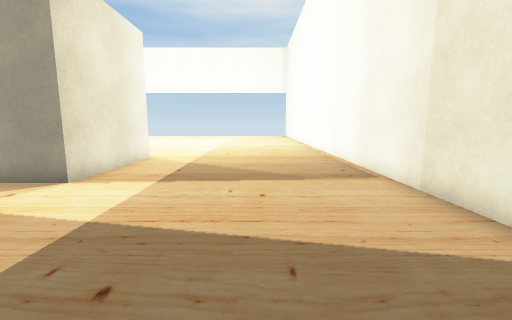
view 1 (above)

16 first-person views from a walk through a scene from a Unity 3-D project. The camera is 1.4 m above the floor, tilts 8° down and sees 90° across. The floor is counted in squares, 1 m on a side. Each view is taken from the middle of a square. On the plan, view 1 faces up. The plan holds only what a view shows up to about 13 squares ahead; the rest is blank. The place goes on beyond the plan. The player is left out. Some surface patterns are stand-ins.

view 2
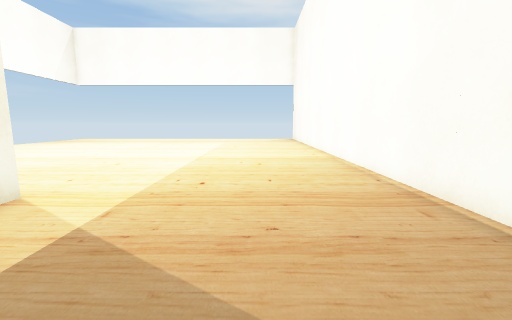

view 3
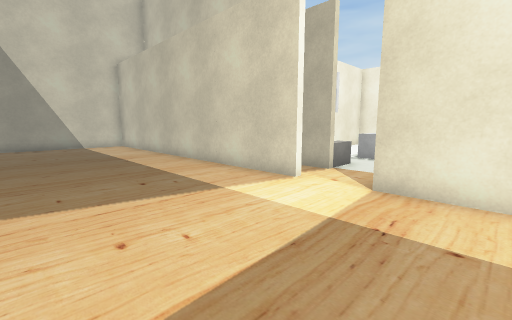

view 4
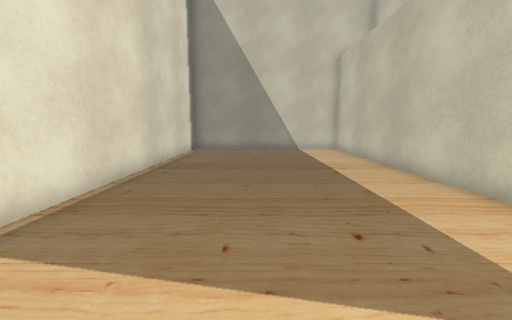

view 5
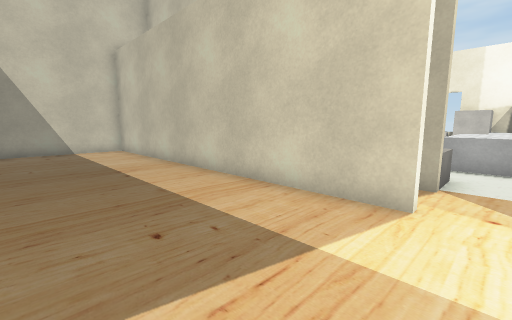

view 6
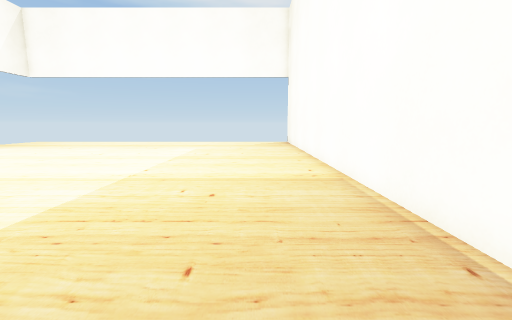

view 7
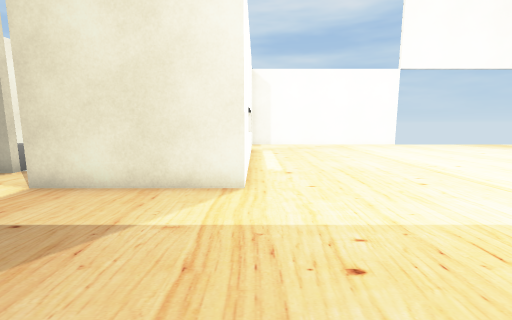

view 8
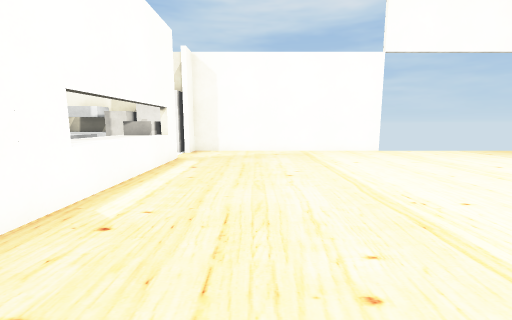

view 9
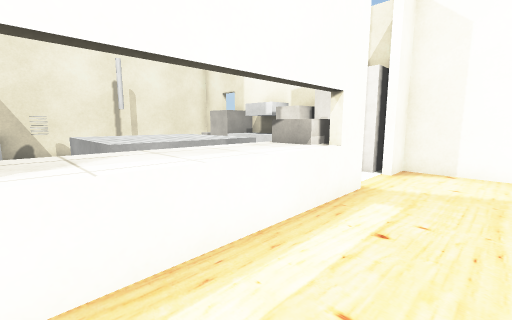

view 10
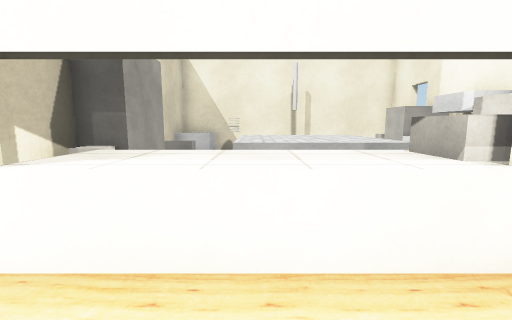

view 11
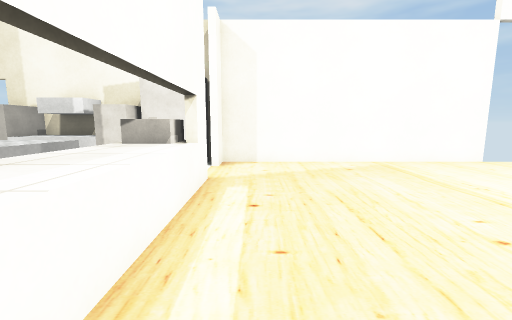

view 12
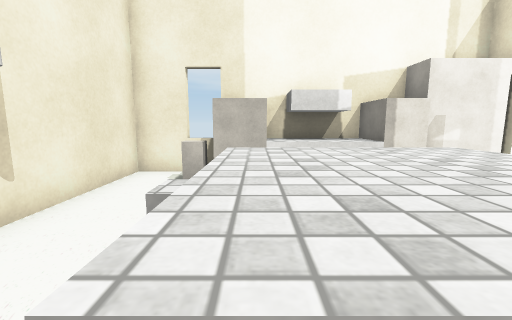

view 13
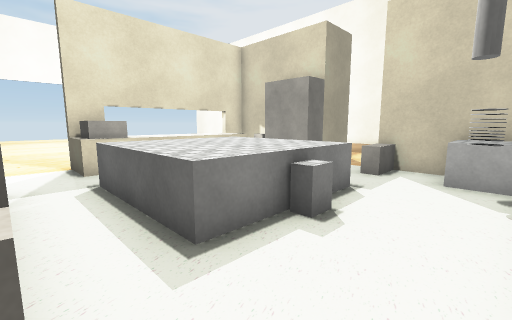

view 14
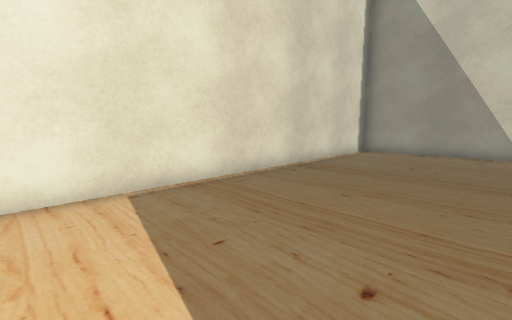

view 15
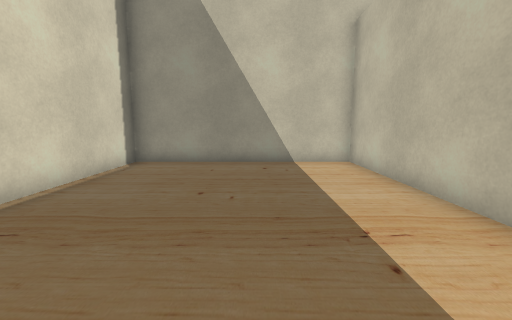

view 16
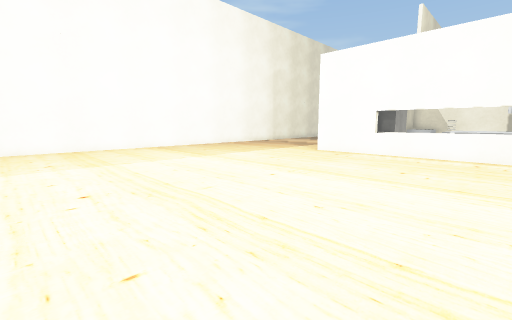

### Floor plan
Key: @ floor where view 1 was taken; # wall or solid block; . floor; = window, fence, low wall or low ledge; ^ raised ledge; B block; O other object.
Columns run from 17 left of view 1 to 4 right of it. Each row starts with its distance up from view 1.
 23  ....................#
 22  ....................#
 21  ....................#
 20 #....................#
 19 #....................#
 18 #....................#
 17 #....................#
 16 #....................#
 15 #....................#
 14 #....................#
 13 #....................#
 12 #....................#
 11 ##..#=====###........#
 10 #B..BB^^^^###........#
  9  B..#B^^^^B##........#
  8  BB..     B##........#
  7 #BB.^^^^  B##........#
  6 #O=.^^^^  B##........#
  5 #^=.^^^^.............#
  4 #BB.^^^^.BB##........#
  3 #BB..BB....##........#
  2 #.B......OO##........#
  1 #.......OOO##........#
  0 #############....@...#
 -1             #........#
 -2             #........#
 -3             #........#
 -4             #........#
 -5             #........#
 -6             #........#
 -7             #........#
 -8             #........#
 -9             #........#
-10             ##########

Positions as (right, up) in squares from view 1, and headings:
1: (0, 0), facing up
2: (0, 6), facing up
3: (1, 8), facing down-left
4: (0, 5), facing down
5: (0, 5), facing down-left
6: (1, 10), facing up
7: (1, 11), facing left
8: (-3, 14), facing left
9: (-8, 13), facing down-left
10: (-10, 13), facing down
11: (-7, 12), facing left
12: (-9, 4), facing left
13: (-15, 1), facing up-right
14: (-2, 4), facing down-right
15: (-1, 0), facing down
16: (-12, 23), facing down-right
